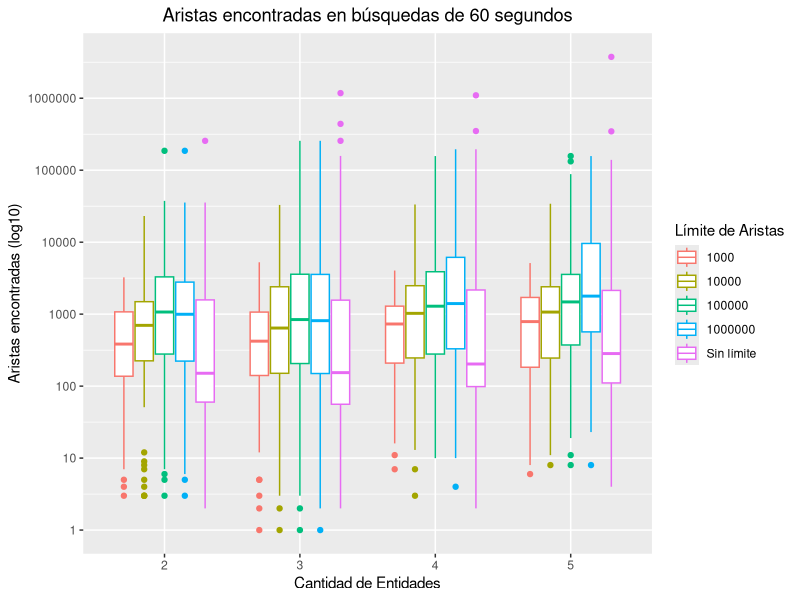
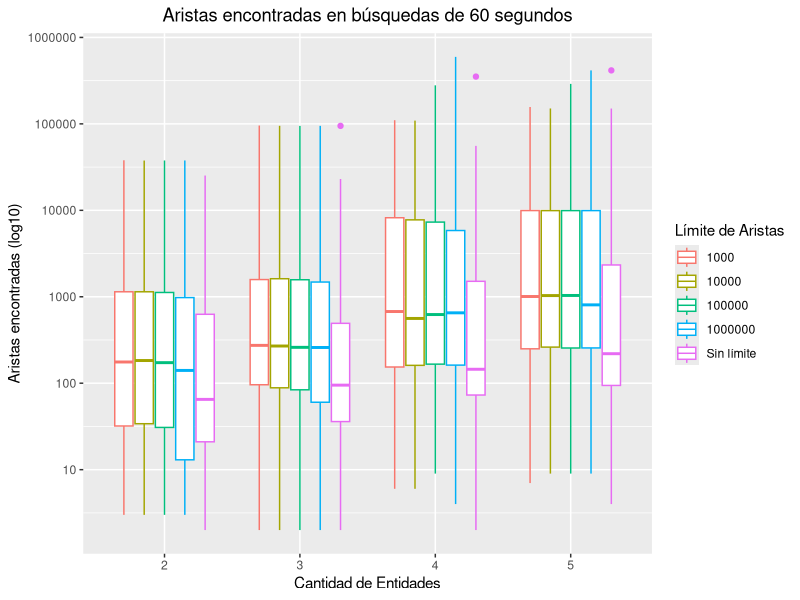
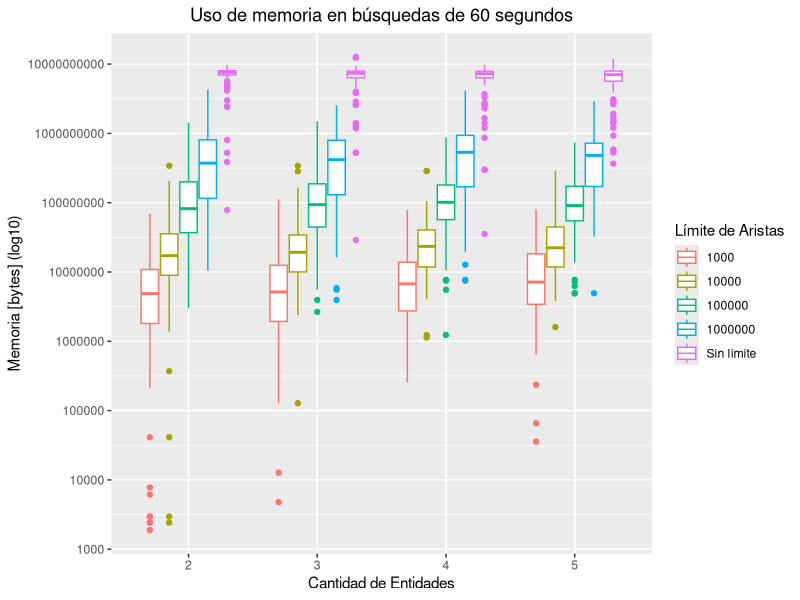
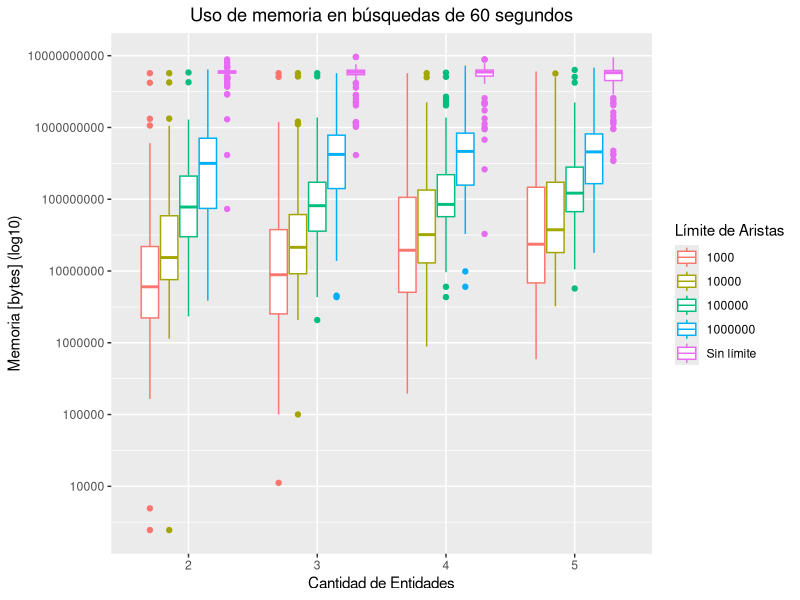
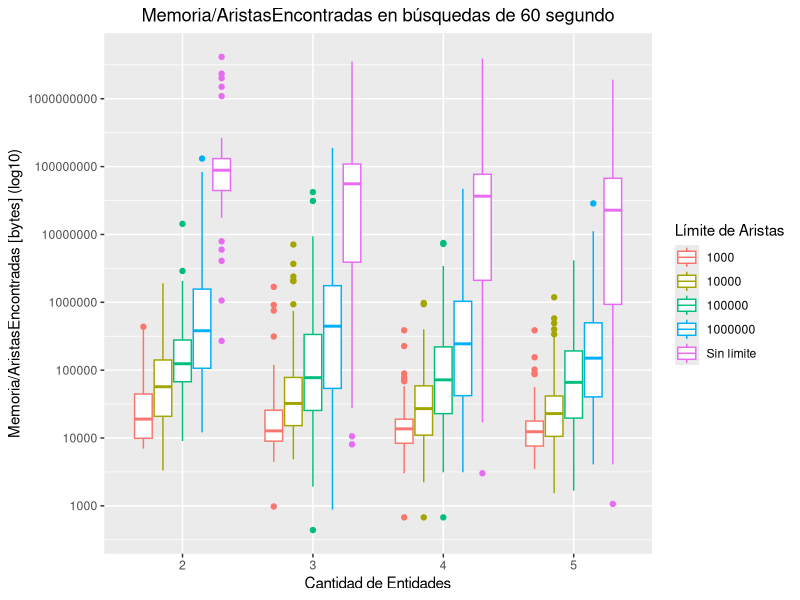
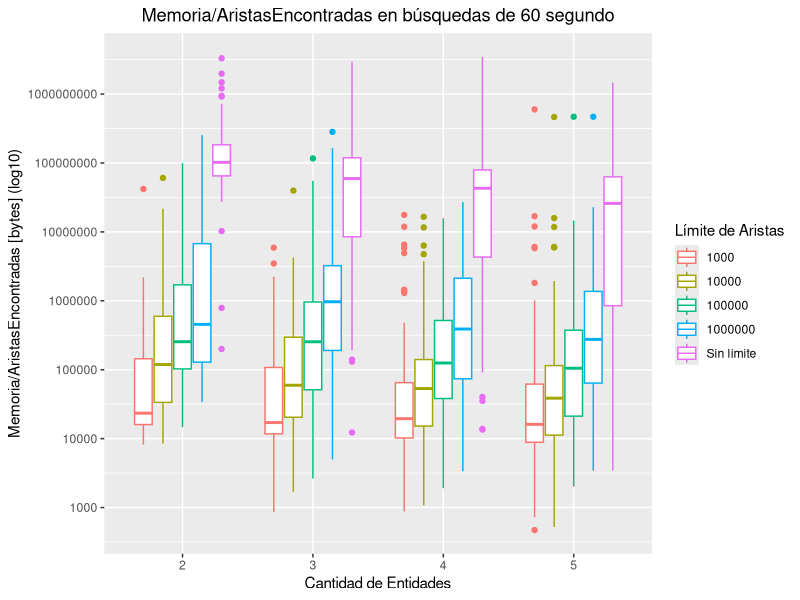
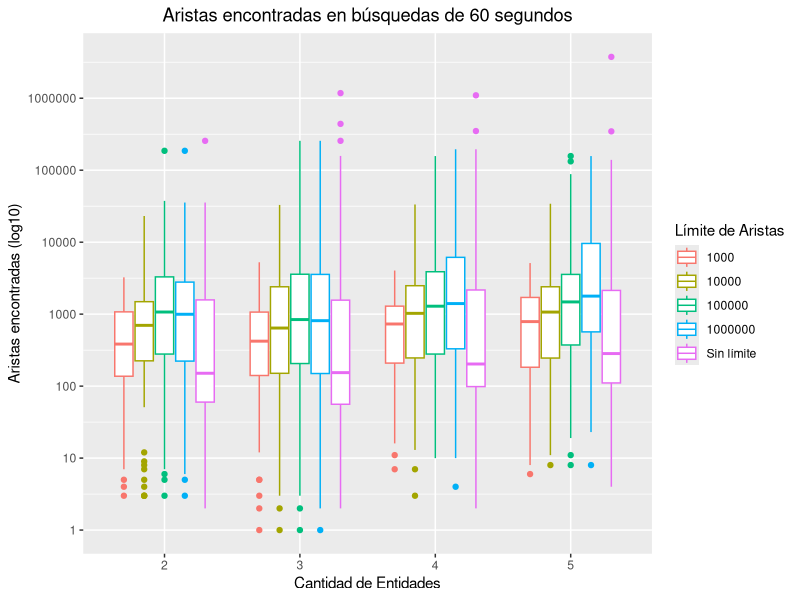
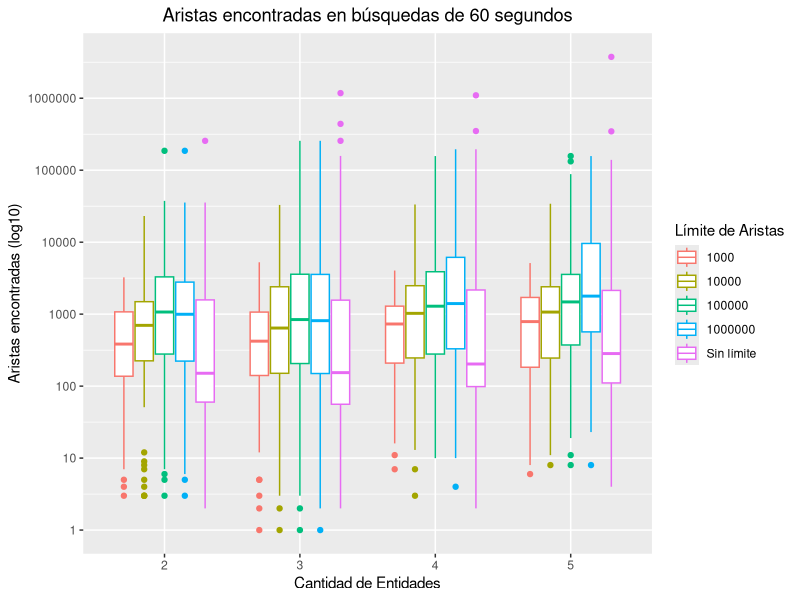

Recreate these plots in R, in order.
## ---- chunk 1
library(ggplot2)
## ---- chunk 2
tiemposBusquedaCamino <- read.csv("datos/TPF_OptMem_lim-1.csv", sep = ";")
tiemposBusquedaCamino_1000 <- read.csv("datos/TPF_OptMem_lim1000.csv", sep = ";")
tiemposBusquedaCamino_10000 <- read.csv("datos/TPF_OptMem_lim10000.csv", sep = ";")
tiemposBusquedaCamino_100000 <- read.csv("datos/TPF_OptMem_lim100000.csv", sep = ";")
tiemposBusquedaCamino_1000000 <- read.csv("datos/TPF_OptMem_lim1000000.csv", sep = ";")

#tiemposBusquedaCamino_limExc <- read.csv("datos/OptMemLimExc/out.csv", sep = ";") # Datos sin opti
tiemposBusquedaCamino_limExc <- read.csv("datos/lastResults/lim.csv", sep = ";")
## ---- chunk 3
options(scipen = 999)


all_data = rbind(tiemposBusquedaCamino,tiemposBusquedaCamino_1000,tiemposBusquedaCamino_10000,tiemposBusquedaCamino_100000,tiemposBusquedaCamino_1000000)

all_data$Limite = as.character(all_data$Limite)
all_data$Limite[all_data$Limite == "-1"] <- "Sin límite"
tiemposBusquedaCamino_limExc$Limite = as.character(tiemposBusquedaCamino_limExc$Limite)
tiemposBusquedaCamino_limExc$Limite[tiemposBusquedaCamino_limExc$Limite == "-1"] <- "Sin límite"

all_data$Grupos[all_data$Grupos == "penta"] <- "5"
all_data$Grupos[all_data$Grupos == "cuadra"] <- "4"
all_data$Grupos[all_data$Grupos == "triple"] <- "3"
all_data$Grupos[all_data$Grupos == "double"] <- "2"
tiemposBusquedaCamino_limExc$Grupos[tiemposBusquedaCamino_limExc$Grupos == "penta"] <- "5"
tiemposBusquedaCamino_limExc$Grupos[tiemposBusquedaCamino_limExc$Grupos == "cuadra"] <- "4"
tiemposBusquedaCamino_limExc$Grupos[tiemposBusquedaCamino_limExc$Grupos == "triple"] <- "3"
tiemposBusquedaCamino_limExc$Grupos[tiemposBusquedaCamino_limExc$Grupos == "double"] <- "2"

all_data$grupos_id = paste(all_data$Grupos,"_", as.character(all_data$ID))
ids_aristas_cero <- all_data$grupos_id[all_data$Aristas == 0]
tiemposBusquedaCamino_limExc$grupos_id = paste(tiemposBusquedaCamino_limExc$Grupos,"_", as.character(tiemposBusquedaCamino_limExc$ID))
ids_aristas_cero_limExc <- tiemposBusquedaCamino_limExc$grupos_id[tiemposBusquedaCamino_limExc$Aristas == 0]

all_data_SAC <- all_data[!
    (all_data$grupos_id %in% ids_aristas_cero), ]
all_data_SAC$memArista = all_data_SAC$Memoria / all_data_SAC$Aristas
tiemposBusquedaCamino_limExc_SAC <- tiemposBusquedaCamino_limExc[!
    (tiemposBusquedaCamino_limExc$grupos_id %in% ids_aristas_cero), ]
tiemposBusquedaCamino_limExc_SAC$memArista = tiemposBusquedaCamino_limExc_SAC$Memoria / tiemposBusquedaCamino_limExc_SAC$Aristas
## ---- chunk 4
# Valores Nuevos
ids_aristas_cero[!(ids_aristas_cero %in% ids_aristas_cero_limExc)]

## ---- chunk 5
ggplot(all_data, aes(x=Grupos, y=Aristas,color = Limite)) + 
  geom_boxplot() + 
  labs(title= "Aristas encontradas en búsquedas de 60 segundos",
       color = "Límite de Aristas",
       y = "Aristas encontradas (log10)",
       x = "Cantidad de Entidades") +
  theme(plot.title = element_text(hjust = 0.5)) +
  scale_y_continuous(trans='log10', breaks = c(10^0,10^1,10^2,10^3,10^4,10^5,10^6,10^7,10^8,10^9,10^10,10^11))

ggsave(plot = last_plot(), filename = "export/4_LimitesAristas.png", width=8, height=5, dpi=300)
ggsave(plot = last_plot(), filename = "export/4_LimitesAristas.pdf", width=8, height=5, dpi=300)
## ---- chunk 6
ggplot(tiemposBusquedaCamino_limExc, aes(x=Grupos, y=Aristas,color = Limite)) + 
  geom_boxplot() + 
  labs(title= "Aristas encontradas en búsquedas de 60 segundos",
       color = "Límite de Aristas",
       y = "Aristas encontradas (log10)",
       x = "Cantidad de Entidades") +
  theme(plot.title = element_text(hjust = 0.5)) +
  scale_y_continuous(trans='log10', breaks = c(10^0,10^1,10^2,10^3,10^4,10^5,10^6,10^7,10^8,10^9,10^10,10^11))

ggsave(plot = last_plot(), filename = "export/4_LimitesAristasExc.png", width=8, height=5, dpi=300)
ggsave(plot = last_plot(), filename = "export/4_LimitesAristasExc.pdf", width=8, height=5, dpi=300)
ggsave(plot = last_plot(), filename = "export/4_LimitesAristasExc.svg", width=8, height=5, dpi=300)
## ---- chunk 7
ggplot(all_data, aes(x=Grupos, y=Memoria,color = Limite)) + 
  geom_boxplot() +
  labs(title= "Uso de memoria en búsquedas de 60 segundos",
       color = "Límite de Aristas",
       y = "Memoria [bytes] (log10)",
       x = "Cantidad de Entidades") +
  theme(plot.title = element_text(hjust = 0.5)) +
  #facet_grid(vars(Limite))  + 
  scale_y_continuous(trans='log10', breaks = c(10^0,10^1,10^2,10^3,10^4,10^5,10^6,10^7,10^8,10^9,10^10,10^11,10^12))

ggsave(plot = last_plot(), filename = "export/4_LimitesMemoria.png", width=8, height=5, dpi=300)
ggsave(plot = last_plot(), filename = "export/4_LimitesMemoria.pdf", width=8, height=5, dpi=300)
## ---- chunk 8
ggplot(tiemposBusquedaCamino_limExc, aes(x=Grupos, y=Memoria,color = Limite)) + 
  geom_boxplot() +
  labs(title= "Uso de memoria en búsquedas de 60 segundos",
       color = "Límite de Aristas",
       y = "Memoria [bytes] (log10)",
       x = "Cantidad de Entidades") +
  theme(plot.title = element_text(hjust = 0.5)) +
  #facet_grid(vars(Limite))  + 
  scale_y_continuous(trans='log10', breaks = c(10^0,10^1,10^2,10^3,10^4,10^5,10^6,10^7,10^8,10^9,10^10,10^11,10^12))

ggsave(plot = last_plot(), filename = "export/4_LimitesMemoriaExc.png", width=8, height=5, dpi=300)
ggsave(plot = last_plot(), filename = "export/4_LimitesMemoriaExc.pdf", width=8, height=5, dpi=300)
ggsave(plot = last_plot(), filename = "export/4_LimitesMemoriaExc.svg", width=8, height=5, dpi=300)
## ---- chunk 9
ggplot(all_data_SAC, aes(x=Grupos, y=memArista,color = Limite)) + 
  geom_boxplot() +
  labs(title= "Memoria/AristasEncontradas en búsquedas de 60 segundo",
       color = "Límite de Aristas",
       y = "Memoria/AristasEncontradas [bytes] (log10)",
       x = "Cantidad de Entidades") +
  theme(plot.title = element_text(hjust = 0.5)) +
  #facet_grid(vars(Limite))  + 
  scale_y_continuous(trans='log10', breaks = c(10^0,10^1,10^2,10^3,10^4,10^5,10^6,10^7,10^8,10^9,10^10,10^11,10^12))

ggsave(plot = last_plot(), filename = "export/4_LimitesMemoriaAristas.png", width=8, height=5, dpi=300)
ggsave(plot = last_plot(), filename = "export/4_LimitesMemoriaAristas.pdf", width=8, height=5, dpi=300)
## ---- chunk 10
ggplot(tiemposBusquedaCamino_limExc_SAC, aes(x=Grupos, y=memArista,color = Limite)) + 
  geom_boxplot() +
  labs(title= "Memoria/AristasEncontradas en búsquedas de 60 segundo",
       color = "Límite de Aristas",
       y = "Memoria/AristasEncontradas [bytes] (log10)",
       x = "Cantidad de Entidades") +
  theme(plot.title = element_text(hjust = 0.5)) +
  #facet_grid(vars(Limite))  + 
  scale_y_continuous(trans='log10', breaks = c(10^0,10^1,10^2,10^3,10^4,10^5,10^6,10^7,10^8,10^9,10^10,10^11,10^12))

ggsave(plot = last_plot(), filename = "export/4_LimitesMemoriaAristasExc.png", width=8, height=5, dpi=300)
ggsave(plot = last_plot(), filename = "export/4_LimitesMemoriaAristasExc.pdf", width=8, height=5, dpi=300)
ggsave(plot = last_plot(), filename = "export/4_LimitesMemoriaAristasExc.svg", width=8, height=5, dpi=300)
